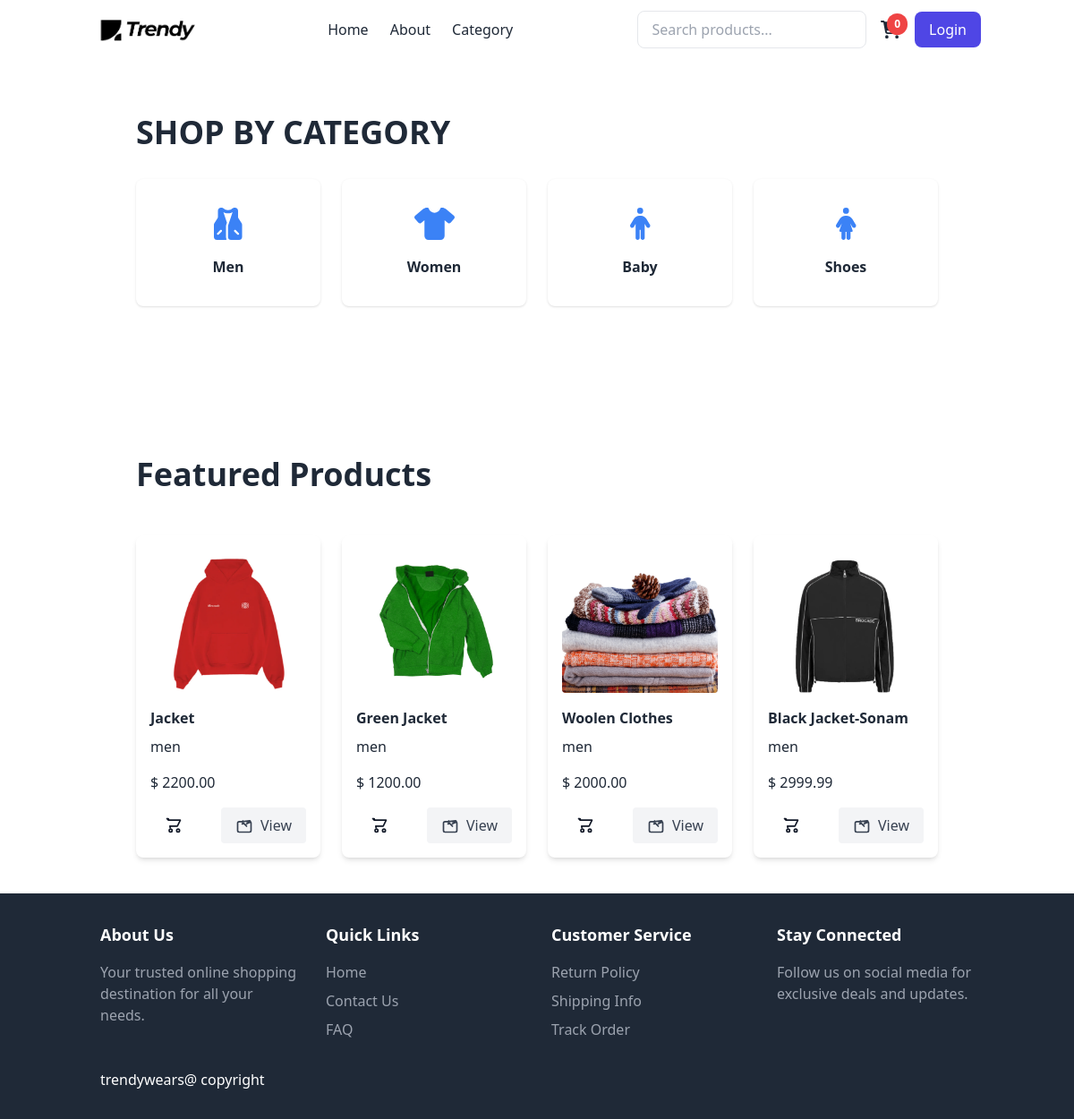
Page /category/men on the committed database.
### store/models.py (models this page shows, shortened)
class Product(models.Model):
    name=models.CharField(max_length=100)
    price=models.DecimalField(default=0,decimal_places=2,max_digits=6)
    Category=models.ForeignKey(Category,on_delete=models.CASCADE,default=1)
    description=models.CharField(max_length=250,default='',blank=True,null=True)
    image=models.ImageField(upload_to='uploads/product/')
    is_sale=models.BooleanField(default=False)
    sale_price=models.DecimalField(default=0,decimal_places=2,max_digits=6)
    created_at = models.DateField(default=timezone.now)  # Using timezone.now() here
    @property
    def is_new(self):
        return timezone.now().date() - self.created_at <= timedelta(days=7)

class Category(models.Model):
    name = models.CharField(max_length=50)  # Category name (max 50 chars)
    def __str__(self):
        return self.name  # Returns category name as string
    class Meta:
        verbose_name_plural = 'categories'  # Admin plural name

### store/views.py (the view)
# urls.py: path('category/<str:foo>',views.category_page, name='category'),
def category_page(request, foo):
    category_name = foo.replace('-', ' ')
    try:
        category = get_object_or_404(Category, name__iexact=category_name)
        products = Product.objects.filter(Category=category)
        return render(request, 'category.html', {
            'products': products,  # List of products in the selected category
            'category': category   # The current category being viewed
        })
    except Category.DoesNotExist:
        messages.error(request, "The category you are looking for does not exist.")
        return redirect('home')  # Redirect to the home page

### cart/context_processors.py (called while the page is built)
def cart(request):
    return{'cart':Cart(request)}

### store/templates/category.html (shortened to what this page needs)
{% extends "base.html" %}
{% load static %}
{% block content %}
    <section id="categories" class="relative bg-white text-gray-800 py-32">
        <div class="container mx-auto px-8 lg:px-16">
            <div class="text-left mb-8">
                <h2 class="text-l font-bold text-gray-800 sm:text-4xl uppercase">Shop by Category</h2>
            </div>
            <div class="grid grid-cols-2 md:grid-cols-4 gap-6">
                <a href="{% url 'category' 'men' %}" class="block">
                    <div class="bg-white p-8 rounded-lg shadow hover:shadow-lg transition-shadow text-center">
                        <i class="fas fa-vest text-4xl text-blue-500 mb-4"></i>
                        <h3 class="font-semibold text-gray-800">Men</h3>
                    </div>
                </a>
                <a href="{% url 'category' 'women' %}" class="block">
                    <div class="bg-white p-8 rounded-lg shadow hover:shadow-lg transition-shadow text-center">
                        <i class="fas fa-tshirt text-4xl text-blue-500 mb-4"></i>
                        <h3 class="font-semibold text-gray-800">Women</h3>
                    </div>
                </a>
                <a href="{% url 'category' 'baby' %}" class="block">
                    <div class="bg-white p-8 rounded-lg shadow hover:shadow-lg transition-shadow text-center">
                        <i class="fas fa-male text-4xl text-blue-500 mb-4"></i>
                        <h3 class="font-semibold text-gray-800">Baby</h3>
                    </div>
                </a>
                <a href="{% url 'category' 'shoes' %}" class="block">
                    <div class="bg-white p-8 rounded-lg shadow hover:shadow-lg transition-shadow text-center">
                        <i class="fas fa-female text-4xl text-blue-500 mb-4"></i>
                        <h3 class="font-semibold text-gray-800">Shoes</h3>
                    </div>
                </a>
            </div>
        </div>
    </section>
    <section id="products" class="relative bg-white text-gray-800 py-10">
        <div class="container mx-auto px-8 lg:px-16">
            <div class="text-left mb-12">
                <h2 class="text-xl font-bold text-gray-800 sm:text-4xl">Featured Products</h2>
            </div>
            <div class="grid md:grid-cols-4 gap-6" id="featuredProducts">
                {% for product in products %}
                    <div class="bg-white p-4 rounded-lg shadow-md product-hover relative">
                        <img src="{{ product.image.url }}" alt="{{ product.name }}" class="w-full h-40 object-cover mb-4 rounded">
                        <h3 class="font-bold text-l mb-2">{{ product.name }}</h3>
                        <p class="text-gray-800 mb-4">{{ product.Category }}</p>
                        <p class="text-gray-800 mb-4">$ {{ product.price }}</p>
                        <div class="flex justify-between items-center">
                            <button
                                class="text-gray-900 px-4 py-2 rounded hover:text-blue-600 flex items-center gap-2"
                                onclick="addToCart('{{ product.id }}')">
                                <svg xmlns="http://www.w3.org/2000/svg" class="h-5 w-5" fill="none" viewBox="0 0 24 24" stroke="currentColor">
                                    <path stroke-linecap="round" stroke-linejoin="round" stroke-width="2" d="M3 3h2l.4 2M7 13h10l4-8H5.4m-.4 0L3 3m4 10l.4 2m.6 6a2 2 0 100-4 2 2 0 000 4zm10 0a2 2 0 100-4 2 2 0 000 4z" />
                                </svg>
                            </button>
                            <a
                                href="/product/{{ product.id }}"
                                class="bg-gray-100 text-gray-700 px-4 py-2 rounded hover:bg-gray-200 flex items-center gap-2">
                                View
                            </a>
                        </div>
                    </div>
                {% endfor %}
            </div>
        </div>
    </section>
{% endblock %}

### rows in the picture
Product: image (picture), name "Jacket", Category "men", price "2200.00"
Product: image (picture), name "Green Jacket", Category "men", price "1200.00"
Product: image (picture), name "Woolen Clothes", Category "men", price "2000.00"
Product: image (picture), name "Black Jacket-Sonam", Category "men", price "2999.99"

### other values in the picture
{{ cart_item_count|default:0 }} "0"
